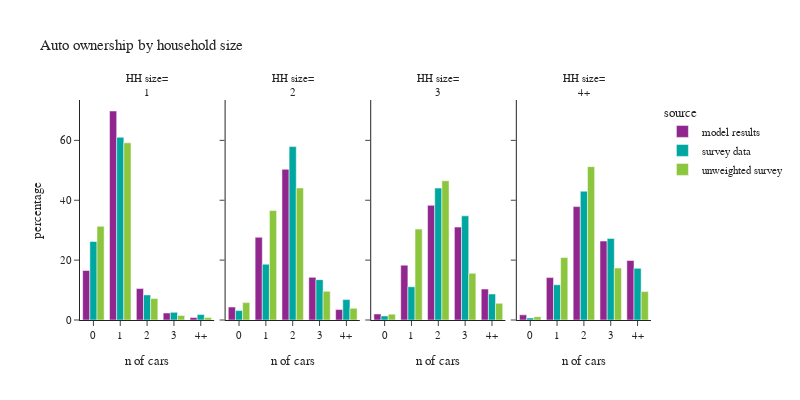

Notebook code cell kept with this figure:
### Code cell
plot_auto(hh_data,'hhsize_simple','household size', 'HH size')

### Figure 1 — Plotly figure (JSON) as saved in the notebook; plotly's stock layout.template omitted (floating-point values rounded to 4 significant figures)
{"data": [{"alignmentgroup": "True", "hovertemplate": "source=model results<br>hhsize_simple=1<br>auto_ownership_simple=%{x}<br>percentage=%{y}<extra></extra>", "legendgroup": "model results", "marker": {"color": "#91268F", "pattern": {"shape": ""}}, "name": "model results", "offsetgroup": "model results", "orientation": "v", "showlegend": true, "textposition": "auto", "type": "bar", "x": ["0", "1", "2", "3", "4+"], "xaxis": "x", "y": [16.54, 69.81, 10.5, 2.341, 0.8192], "yaxis": "y"}, {"alignmentgroup": "True", "hovertemplate": "source=model results<br>hhsize_simple=2<br>auto_ownership_simple=%{x}<br>percentage=%{y}<extra></extra>", "legendgroup": "model results", "marker": {"color": "#91268F", "pattern": {"shape": ""}}, "name": "model results", "offsetgroup": "model results", "orientation": "v", "showlegend": false, "textposition": "auto", "type": "bar", "x": ["0", "1", "2", "3", "4+"], "xaxis": "x2", "y": [4.328, 27.63, 50.33, 14.24, 3.473], "yaxis": "y2"}, {"alignmentgroup": "True", "hovertemplate": "source=model results<br>hhsize_simple=3<br>auto_ownership_simple=%{x}<br>percentage=%{y}<extra></extra>", "legendgroup": "model results", "marker": {"color": "#91268F", "pattern": {"shape": ""}}, "name": "model results", "offsetgroup": "model results", "orientation": "v", "showlegend": false, "textposition": "auto", "type": "bar", "x": ["0", "1", "2", "3", "4+"], "xaxis": "x3", "y": [2.011, 18.32, 38.3, 31.04, 10.34], "yaxis": "y3"}, {"alignmentgroup": "True", "hovertemplate": "source=model results<br>hhsize_simple=4+<br>auto_ownership_simple=%{x}<br>percentage=%{y}<extra></extra>", "legendgroup": "model results", "marker": {"color": "#91268F", "pattern": {"shape": ""}}, "name": "model results", "offsetgroup": "model results", "orientation": "v", "showlegend": false, "textposition": "auto", "type": "bar", "x": ["0", "1", "2", "3", "4+"], "xaxis": "x4", "y": [1.722, 14.17, 37.87, 26.37, 19.87], "yaxis": "y4"}, {"alignmentgroup": "True", "hovertemplate": "source=survey data<br>hhsize_simple=1<br>auto_ownership_simple=%{x}<br>percentage=%{y}<extra></extra>", "legendgroup": "survey data", "marker": {"color": "#00A7A0", "pattern": {"shape": ""}}, "name": "survey data", "offsetgroup": "survey data", "orientation": "v", "showlegend": true, "textposition": "auto", "type": "bar", "x": ["0", "1", "2", "3", "4+"], "xaxis": "x", "y": [26.22, 61.03, 8.387, 2.55, 1.81], "yaxis": "y"}, {"alignmentgroup": "True", "hovertemplate": "source=survey data<br>hhsize_simple=2<br>auto_ownership_simple=%{x}<br>percentage=%{y}<extra></extra>", "legendgroup": "survey data", "marker": {"color": "#00A7A0", "pattern": {"shape": ""}}, "name": "survey data", "offsetgroup": "survey data", "orientation": "v", "showlegend": false, "textposition": "auto", "type": "bar", "x": ["0", "1", "2", "3", "4+"], "xaxis": "x2", "y": [3.156, 18.63, 57.92, 13.48, 6.814], "yaxis": "y2"}, {"alignmentgroup": "True", "hovertemplate": "source=survey data<br>hhsize_simple=3<br>auto_ownership_simple=%{x}<br>percentage=%{y}<extra></extra>", "legendgroup": "survey data", "marker": {"color": "#00A7A0", "pattern": {"shape": ""}}, "name": "survey data", "offsetgroup": "survey data", "orientation": "v", "showlegend": false, "textposition": "auto", "type": "bar", "x": ["0", "1", "2", "3", "4+"], "xaxis": "x3", "y": [1.373, 11.1, 44.05, 34.79, 8.686], "yaxis": "y3"}, {"alignmentgroup": "True", "hovertemplate": "source=survey data<br>hhsize_simple=4+<br>auto_ownership_simple=%{x}<br>percentage=%{y}<extra></extra>", "legendgroup": "survey data", "marker": {"color": "#00A7A0", "pattern": {"shape": ""}}, "name": "survey data", "offsetgroup": "survey data", "orientation": "v", "showlegend": false, "textposition": "auto", "type": "bar", "x": ["0", "1", "2", "3", "4+"], "xaxis": "x4", "y": [0.6874, 11.79, 43.02, 27.25, 17.25], "yaxis": "y4"}, {"alignmentgroup": "True", "hovertemplate": "source=unweighted survey<br>hhsize_simple=1<br>auto_ownership_simple=%{x}<br>percentage=%{y}<extra></extra>", "legendgroup": "unweighted survey", "marker": {"color": "#8CC63E", "pattern": {"shape": ""}}, "name": "unweighted survey", "offsetgroup": "unweighted survey", "orientation": "v", "showlegend": true, "textposition": "auto", "type": "bar", "x": ["0", "1", "2", "3", "4+"], "xaxis": "x", "y": [31.3, 59.18, 7.218, 1.493, 0.809], "yaxis": "y"}, {"alignmentgroup": "True", "hovertemplate": "source=unweighted survey<br>hhsize_simple=2<br>auto_ownership_simple=%{x}<br>percentage=%{y}<extra></extra>", "legendgroup": "unweighted survey", "marker": {"color": "#8CC63E", "pattern": {"shape": ""}}, "name": "unweighted survey", "offsetgroup": "unweighted survey", "orientation": "v", "showlegend": false, "textposition": "auto", "type": "bar", "x": ["0", "1", "2", "3", "4+"], "xaxis": "x2", "y": [5.807, 36.58, 44.12, 9.578, 3.922], "yaxis": "y2"}, {"alignmentgroup": "True", "hovertemplate": "source=unweighted survey<br>hhsize_simple=3<br>auto_ownership_simple=%{x}<br>percentage=%{y}<extra></extra>", "legendgroup": "unweighted survey", "marker": {"color": "#8CC63E", "pattern": {"shape": ""}}, "name": "unweighted survey", "offsetgroup": "unweighted survey", "orientation": "v", "showlegend": false, "textposition": "auto", "type": "bar", "x": ["0", "1", "2", "3", "4+"], "xaxis": "x3", "y": [1.95, 30.36, 46.52, 15.6, 5.571], "yaxis": "y3"}, {"alignmentgroup": "True", "hovertemplate": "source=unweighted survey<br>hhsize_simple=4+<br>auto_ownership_simple=%{x}<br>percentage=%{y}<extra></extra>", "legendgroup": "unweighted survey", "marker": {"color": "#8CC63E", "pattern": {"shape": ""}}, "name": "unweighted survey", "offsetgroup": "unweighted survey", "orientation": "v", "showlegend": false, "textposition": "auto", "type": "bar", "x": ["0", "1", "2", "3", "4+"], "xaxis": "x4", "y": [1.084, 20.87, 51.22, 17.34, 9.485], "yaxis": "y4"}], "layout": {"annotations": [{"font": {}, "showarrow": false, "text": "HH size=<br>1", "x": 0.1175, "xanchor": "center", "xref": "paper", "y": 1.0, "yanchor": "bottom", "yref": "paper"}, {"font": {}, "showarrow": false, "text": "HH size=<br>2", "x": 0.3725, "xanchor": "center", "xref": "paper", "y": 1.0, "yanchor": "bottom", "yref": "paper"}, {"font": {}, "showarrow": false, "text": "HH size=<br>3", "x": 0.6275, "xanchor": "center", "xref": "paper", "y": 1.0, "yanchor": "bottom", "yref": "paper"}, {"font": {}, "showarrow": false, "text": "HH size=<br>4+", "x": 0.8825, "xanchor": "center", "xref": "paper", "y": 1.0, "yanchor": "bottom", "yref": "paper"}], "barmode": "group", "font": {"size": 11}, "height": 400, "legend": {"title": {"text": "source"}, "tracegroupgap": 0}, "title": {"text": "Auto ownership by household size"}, "width": 800, "xaxis": {"anchor": "y", "domain": [0.0, 0.235], "title": {"text": "n of cars"}}, "xaxis2": {"anchor": "y2", "domain": [0.255, 0.49], "matches": "x", "title": {"text": "n of cars"}}, "xaxis3": {"anchor": "y3", "domain": [0.51, 0.745], "matches": "x", "title": {"text": "n of cars"}}, "xaxis4": {"anchor": "y4", "domain": [0.765, 1.0], "matches": "x", "title": {"text": "n of cars"}}, "yaxis": {"anchor": "x", "domain": [0.0, 1.0], "title": {"text": "percentage"}}, "yaxis2": {"anchor": "x2", "domain": [0.0, 1.0], "matches": "y", "showticklabels": false}, "yaxis3": {"anchor": "x3", "domain": [0.0, 1.0], "matches": "y", "showticklabels": false}, "yaxis4": {"anchor": "x4", "domain": [0.0, 1.0], "matches": "y", "showticklabels": false}}}
